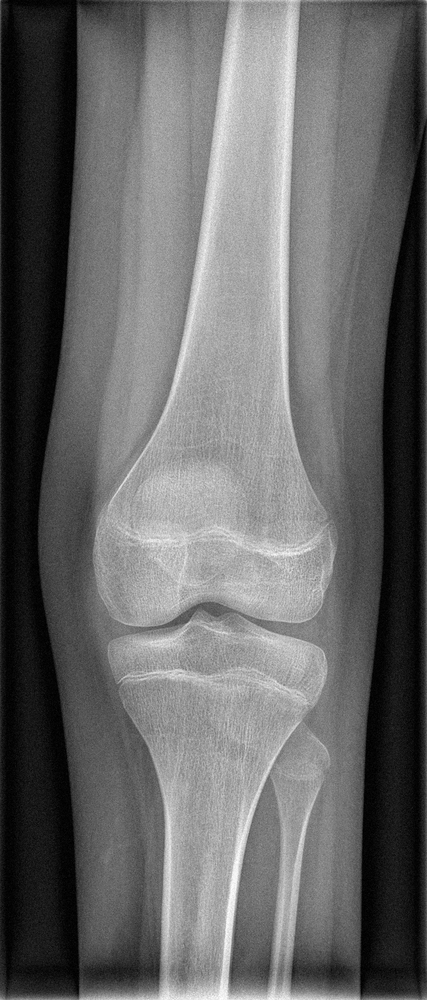
#> input picture I kolokvijum/knee1.png, 427 x 1000 px, shrunk from 998 x 2339 before the run
$ python zadatak4.2.py
#> lines starting #> are read from the running program, lines starting #| are printed output that depends on the picture; after the words box and inside, x2 and y2 are one past the last pixel; in counts of white or black regions, pixels touching at a corner belong together
from skimage import io
import numpy as np
from scipy import ndimage
import plotly.express as px

A = io.imread('knee1.png')
#> A is the input picture: shape (1000, 427); min 0, max 254, mean 104.3
A = A.astype('float')
px.imshow(A, color_continuous_scale='gray').show()

arit_usr = np.ones((5, 5)) / 5**2
B = ndimage.convolve(A, arit_usr, mode='mirror')

sy = np.array([[-1, -2, -1], [0, 0, 0], [1, 2, 1]])
sx = np.array([[-1, 0, 1], [-2, 0, 2], [-1, 0, 1]])

G1 = ndimage.convolve(A.astype('float'), sy, mode='mirror')
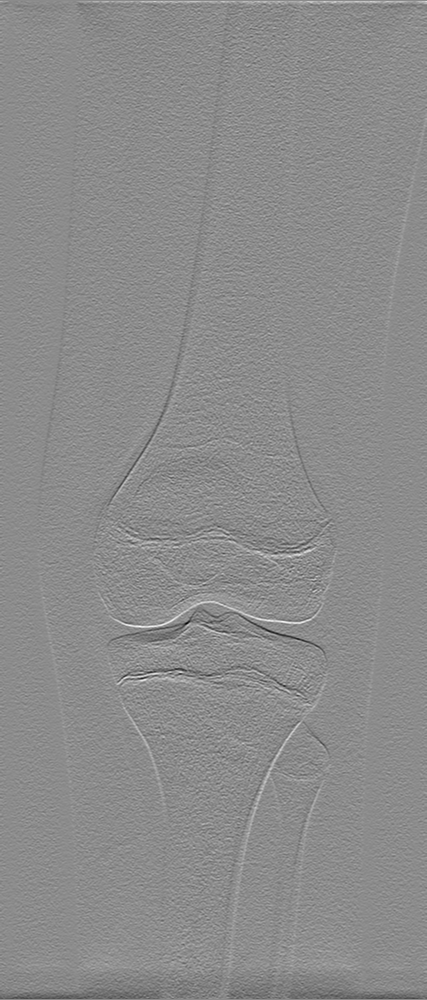
#> G1: shape (1000, 427) float64; min -393, max 323, mean -0.7; drawn with min black and max white
G2 = ndimage.convolve(A.astype('float'), sx, mode='mirror')
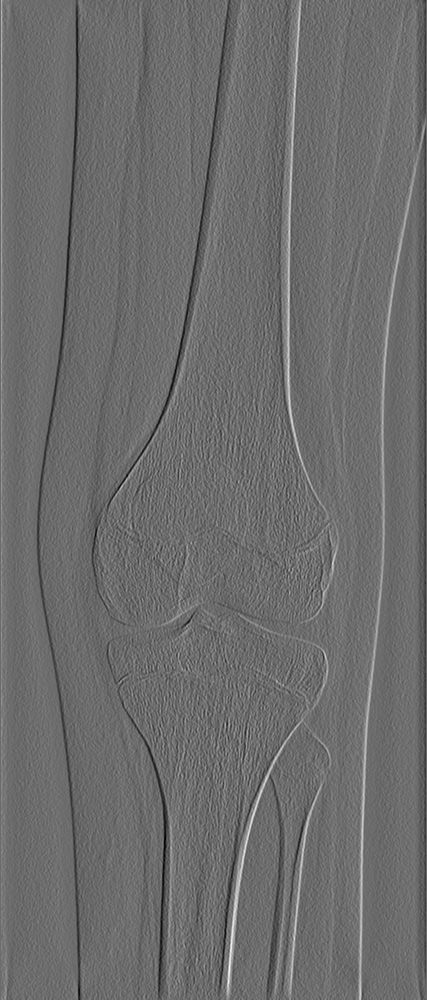
#> G2: shape (1000, 427) float64; min -350, max 470, mean -0.7; drawn with min black and max white
G = np.sqrt(G1**2 + G2**2)
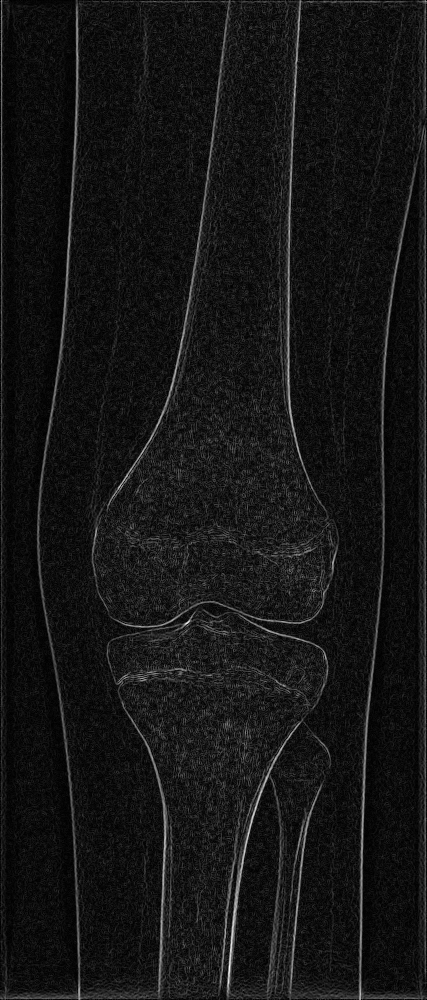
#> G: shape (1000, 427) float64; min 0, max 473.8, mean 40.6; drawn with min black and max white

I = G > 90
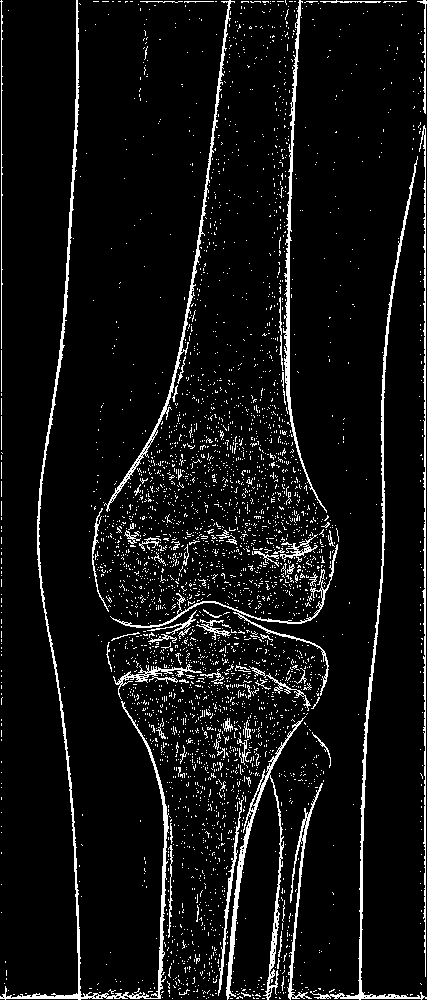
#> I: shape (1000, 427) bool; 7.1% white in thin lines or dots
px.imshow(I, color_continuous_scale='gray').show()

C = np.zeros(A.shape)
for y in range(A.shape[0]):
    for x in range(A.shape[1]):
        if I[y, x]:
            C[y, x] = A[y, x]
        else:
            C[y, x] = B[y, x]
px.imshow(C, zmin=0, zmax=255, color_continuous_scale='gray').show()

$ run again, with I kolokvijum/cat.png copied over I kolokvijum/knee1.png
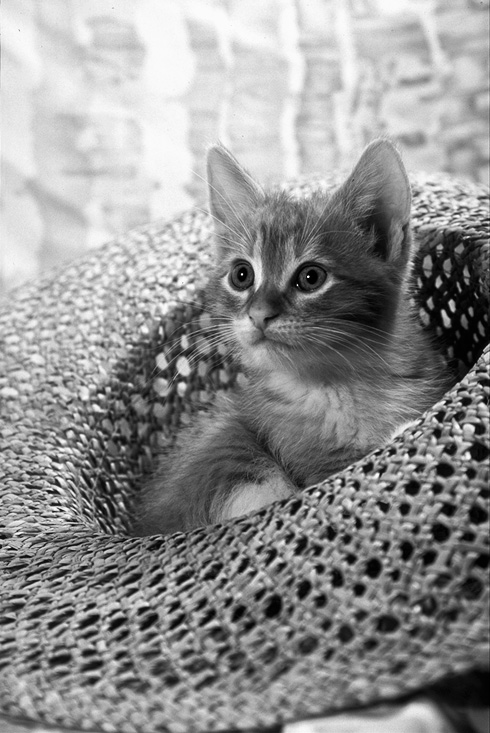
#> input picture I kolokvijum/cat.png, 490 x 733 px
#> A is the input picture: shape (733, 490); min 0, max 254, mean 146
#> `G = np.sqrt(G1**2 + G2**2)`:
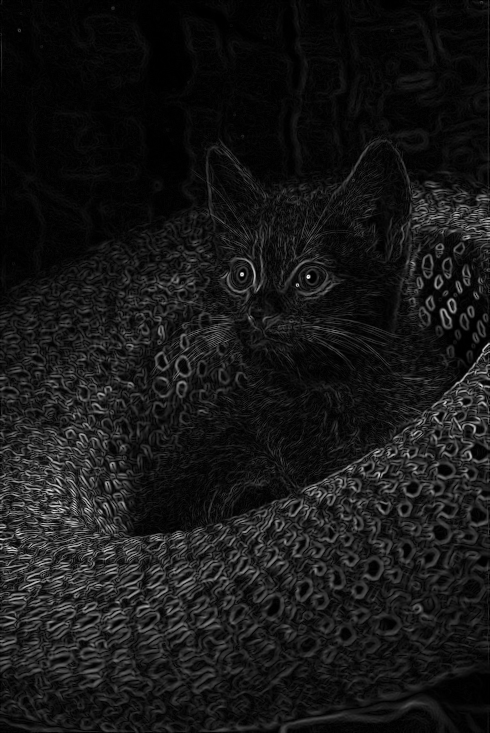
#> G: shape (733, 490) float64; min 0, max 1005.2, mean 93.1; drawn with min black and max white
#> `I = G > 90`:
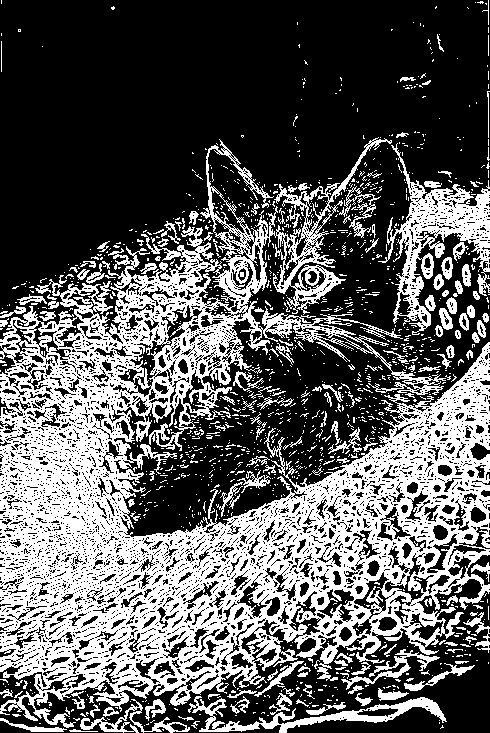
#> I: shape (733, 490) bool; 36.5% white; 1381 white regions (1227 under 20 px), largest, box (x1, y1, x2, y2) and area: (0, 137, 490, 728) 106337, (378, 143, 490, 335) 5895, (188, 696, 447, 733) 2386

$ run again, with I kolokvijum/cookies.png copied over I kolokvijum/knee1.png
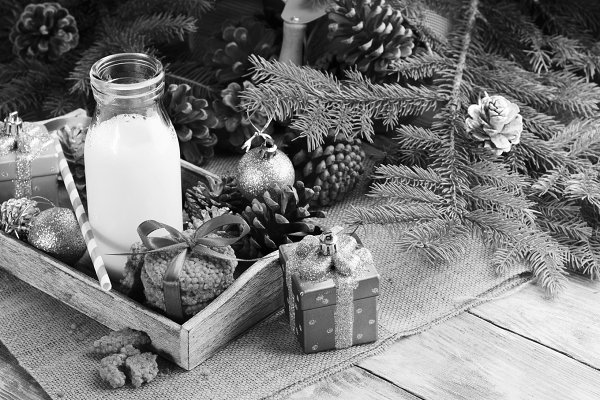
#> input picture I kolokvijum/cookies.png, 600 x 400 px
#> A is the input picture: shape (400, 600); min 0, max 255, mean 122.4
#> `G = np.sqrt(G1**2 + G2**2)`:
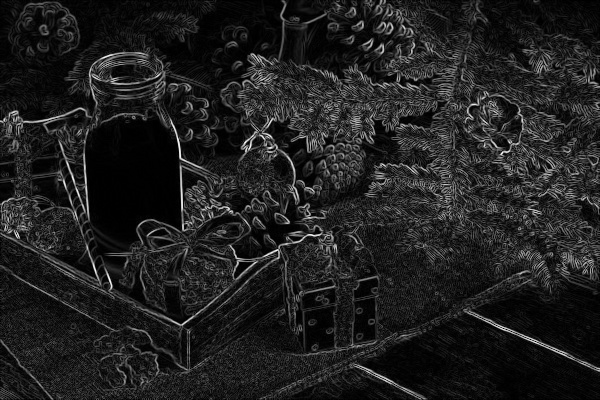
#> G: shape (400, 600) float64; min 0, max 1012.8, mean 127.7; drawn with min black and max white
#> `I = G > 90`:
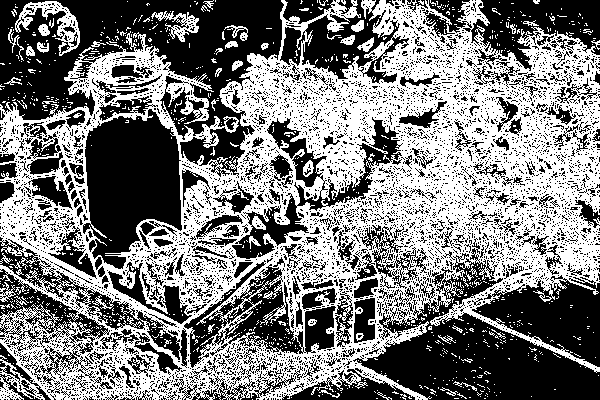
#> I: shape (400, 600) bool; 48.6% white; 899 white regions (840 under 20 px), largest, box (x1, y1, x2, y2) and area: (0, 0, 600, 400) 110033, (15, 1, 80, 56) 1065, (151, 11, 199, 42) 514
